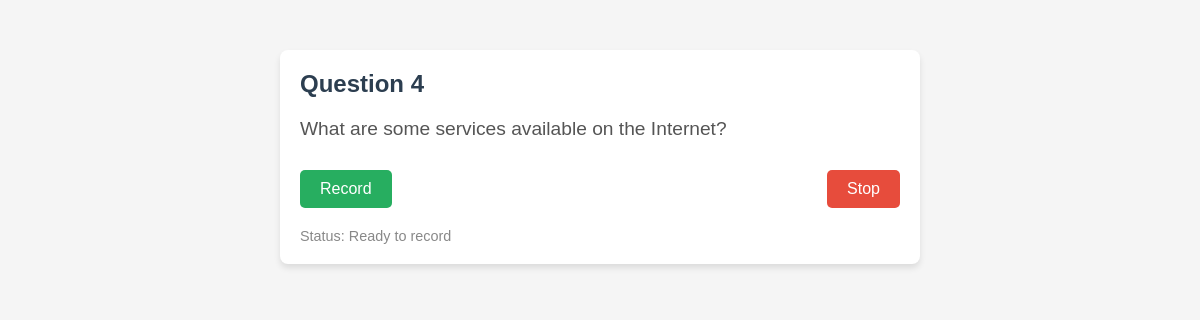
Page /question/4/ (signed in) on the earlier database version.
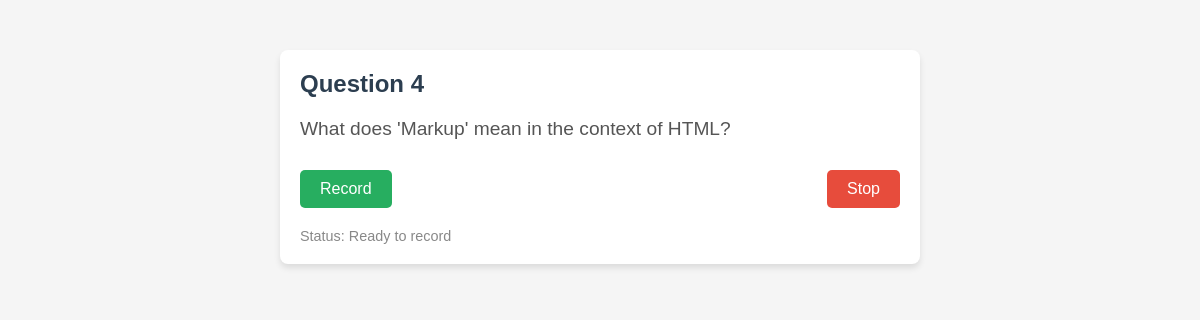
Same page on the later database version.
### app/models.py (models this page shows, shortened)
class CollectedData(models.Model):
    question=models.TextField()
    answer=models.TextField()
    useranswer=models.TextField(default="")
    question_id = models.IntegerField(unique=True, null=True, blank=True)

### app/views.py (the view)
# urls.py: path("question/<int:question_number>/", views.questions, name="questions"),
def questions(request, question_number):
    if not request.session.get('logged_in'):
        return redirect('login')
    if question_number>CollectedData.objects.count():
        return redirect('scorepage')
    question = CollectedData.objects.get(question_id=question_number)
    return render(request, 'question.html', {'question': question, 'question_number': question_number})

### app/templates/question.html (shortened to what this page needs)
<!DOCTYPE html>
<html lang="en">
<head>
</head>
<body>
    <div class="container">
        <div class="question-header">Question {{ question_number }}</div>
        <div class="question-content">{{ question.question }}</div>
        <div class="button-container">
            <button class="button button-record" onclick="startRecording()">Record</button>
            <button class="button button-stop" onclick="stopRecording()">Stop</button>
        </div>
        <div class="status" id="status">Status: Ready to record</div>
    </div>
</body>
</html>

### app/templates/question.html (style rules this page uses)
body { font-family: Arial, sans-serif; margin: 0; padding: 0; background-color: #f5f5f5; color: #333; }
.container { width: 90%; max-width: 600px; margin: 50px auto; background-color: #fff; padding: 20px; border-radius: 8px; box-shadow: 0 4px 6px rgba(0, 0, 0, 0.1); }
.question-header { font-size: 1.5em; font-weight: bold; margin-bottom: 20px; color: #2c3e50; }
.question-content { font-size: 1.2em; margin-bottom: 30px; color: #555; }
.button-container { display: flex; justify-content: space-between; }
.button { padding: 10px 20px; font-size: 1em; color: #fff; border: none; border-radius: 5px; cursor: pointer; transition: background-color 0.3s; }
.button-record { background-color: #27ae60; }
.button-stop { background-color: #e74c3c; }
.status { margin-top: 20px; font-size: 0.9em; color: #888; }

Differences in the rows shown:
removed CollectedData: question "What are some services available on the Internet?"
added CollectedData: question "What does 'Markup' mean in the context of HTML?"
